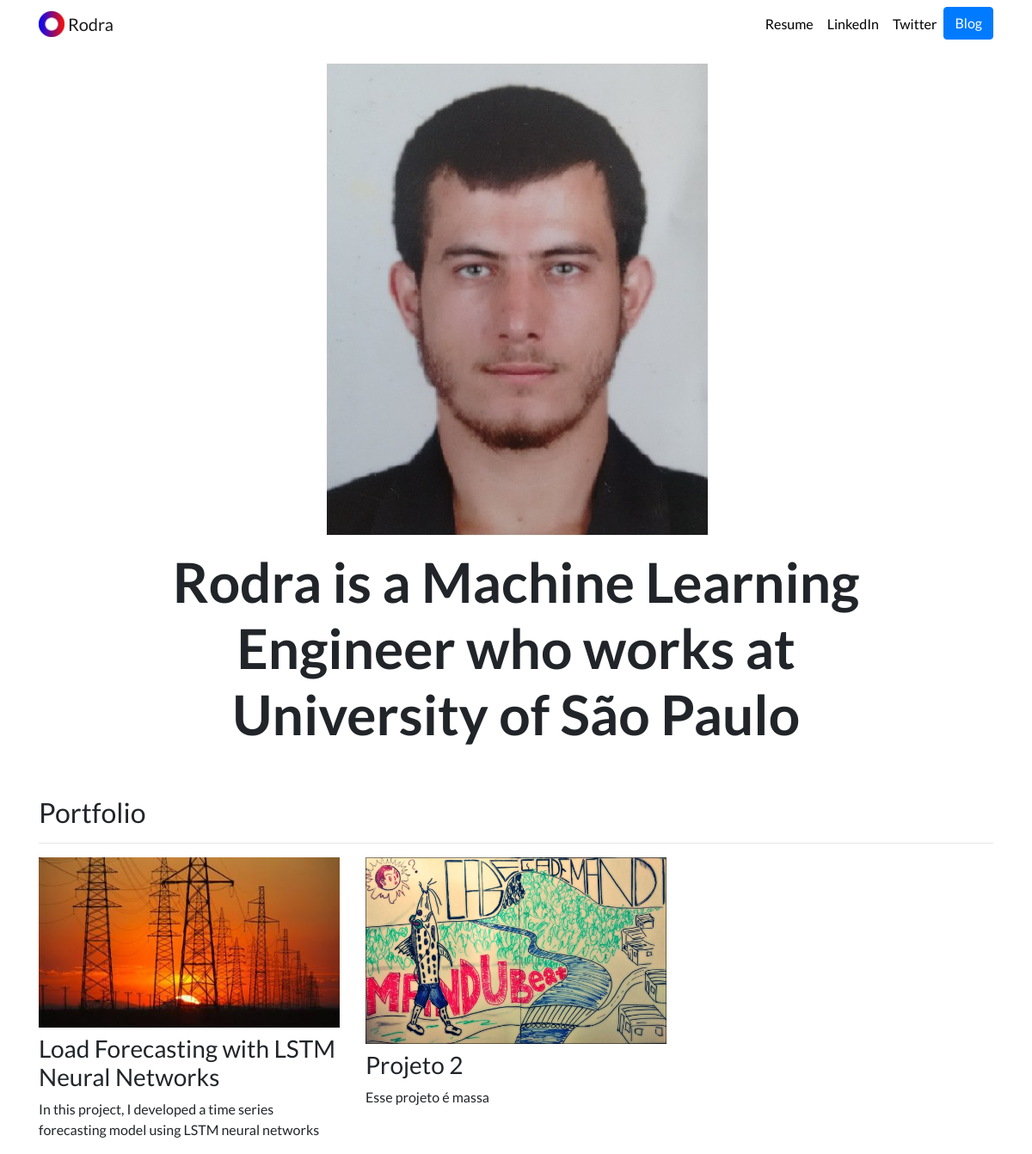
The page / on the database its author committed.
### portfolio/models.py (models this page shows, shortened)
class Project(models.Model):
    title = models.CharField(max_length=100)
    description = models.CharField(max_length=250)
    image = models.ImageField(upload_to='portfolio/images/')
    url = models.URLField(blank=True)

### portfolio/views.py (the view)
# urls.py: 2. Add a URL to urlpatterns:  path('', views.home, name='home')
def home(request):
    projects = Project.objects.all()
    return render(request, 'portfolio/home.html', {'projects':projects})

### portfolio/templates/portfolio/home.html
{% extends "portfolio/base.html" %}
{% load static %}
{% block content %}
<div class="row justify-content-center my-3">
  <div class="col-5">
    <img src="{% static 'portfolio/rodra.jpg' %}" class="img-fluid">
  </div>
</div>
<div class="row justify-content-center mb-3">
  <div class="col-md-9 text-center">
    <h1 id="hometext" class="font-weight-bold">Rodra is a Machine Learning Engineer who works at University of São Paulo</h1>
  </div>
</div>
<h2 class="mt-5">Portfolio</h2>
<hr>
<div class="row">
  {% for project in projects %}
  <div class="col-lg-4 col-md-6">
    {% if project.url %}
    <a href="{{ project.url }}">
      <img src="{{ project.image.url }}" class="img-fluid mb-2">
    </a>
    {% else %}
    <img src="{{ project.image.url }}" class="img-fluid mb-2">
    {% endif %}
    <h3>{{ project.title }}</h3>
    <p>{{ project.description }}</p>
  </div>
  {% endfor %}
</div>
{% endblock %}

### portfolio/templates/portfolio/base.html (shortened to what this page needs)
{% load static %}
<!doctype html>
<html lang="en">
<head>
  <link rel="stylesheet" href="https://stackpath.bootstrapcdn.com/bootstrap/4.4.1/css/bootstrap.min.css">
  <link rel="stylesheet" href="{% static "portfolio/custom.css" %}">
</head>
<body>
  <nav id="topNav" class="navbar navbar-expand-md navbar-light">
    <div class="container">
      <a class="navbar-brand" href="{% url 'home' %}">
        <img src="{% static "portfolio/Logo.png" %}" width="30" height="30" class="d-inline-block align-top" alt="Nick's Logo">
        <span>Rodra</span>
      </a>
      <div class="collapse navbar-collapse text-center" id="navbarNav">
        <ul class="navbar-nav ml-auto">
          <li class="nav-item">
            <a class="nav-link" href="{% static "portfolio/resume.pdf" %}">Resume</a>
          </li>
          <li class="nav-item">
            <a class="nav-link" href="https://www.linkedin.com/in/rodrigo-cunha-627b7261/" target="_blank">LinkedIn</a>
          </li>
          <li class="nav-item">
            <a class="nav-link" href="https://twitter.com/rodra_go" target="_blank">Twitter</a>
          </li>
          <li>
            <a role="button" href="{% url 'blog:all_blogs' %}" class="btn btn-primary">Blog</a>
          </li>
        </ul>
      </div>
    </div>
  </nav>
  <div class="container">
    {% block content %}{% endblock %}
  </div>
</body>
</html>

### portfolio/static/portfolio/custom.css (style rules this page uses)
.navbar-nav .nav-link { color: rgba(0,0,0,1) !important; }
body { font-family: 'Lato', sans-serif; }
@media (min-width: 992px) { #hometext { font-size: 4rem; } }

### rows shown on the page
Project: image (picture), title "Load Forecasting with LSTM Neural Networks", description "In this project, I developed a time series forecasting model using LSTM neural networks"
Project: image (picture), title "Projeto 2", description "Esse projeto é massa"
